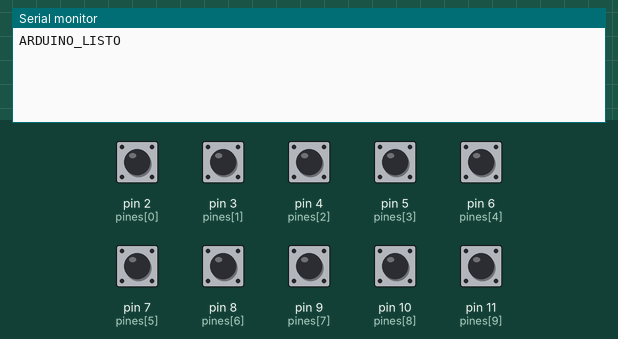
Recording of a sketch running on a simulated Arduino Uno, built with avr-gcc and run on an emulated ATmega328P. On the bench: the last lines printed to the serial monitor. The test bench sets the inputs (shaded band); at power-on: pin 2 (pines[0]), pin 3 (pines[1]), pin 4 (pines[2]), pin 5 (pines[3]), pin 6 (pines[4]), pin 7 (pines[5]), pin 8 (pines[6]), pin 9 (pines[7]), pin 10 (pines[8]), pin 11 (pines[9]) HIGH.

Above: at 1.2 s.
1.3 s: pin 2 (pines[0]) pulled LOW for 0.15 s
At 2.6 s:
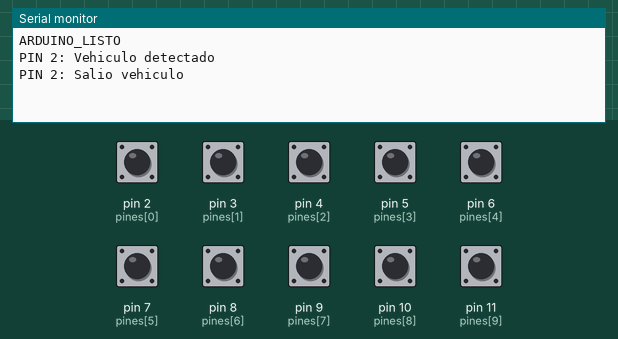
2.9 s: pin 8 (pines[6]) pulled LOW for 0.15 s
At 3.9 s:
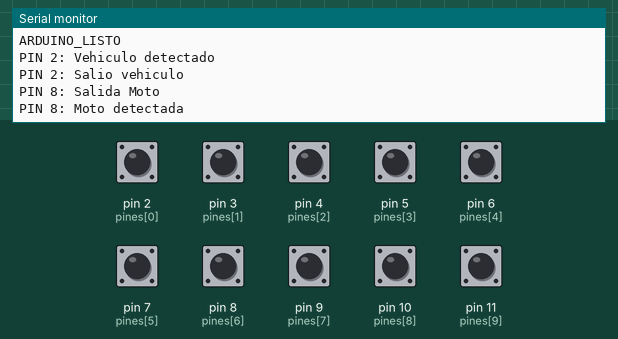
4.5 s: pin 3 (pines[1]) pulled LOW for 0.15 s
At 4.64 s:
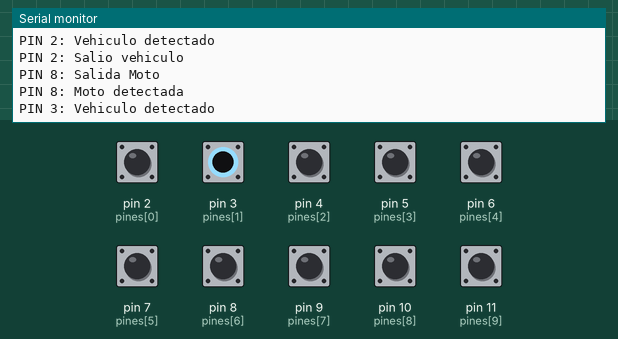
6.1 s: pin 4 (pines[2]) pulled LOW for 0.15 s
At 7.4 s:
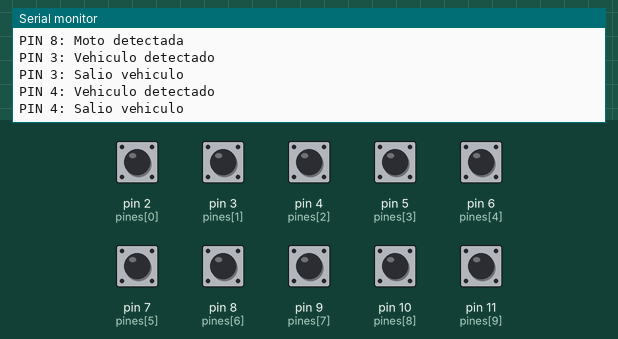
7.7 s: pin 5 (pines[3]) pulled LOW for 0.15 s
At 9.0 s:
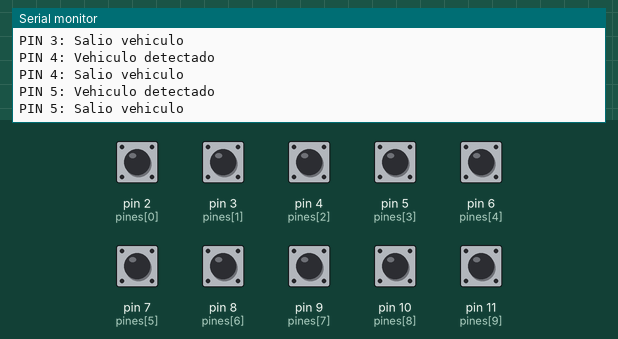
9.3 s: pin 6 (pines[4]) pulled LOW for 0.15 s
At 10.3 s:
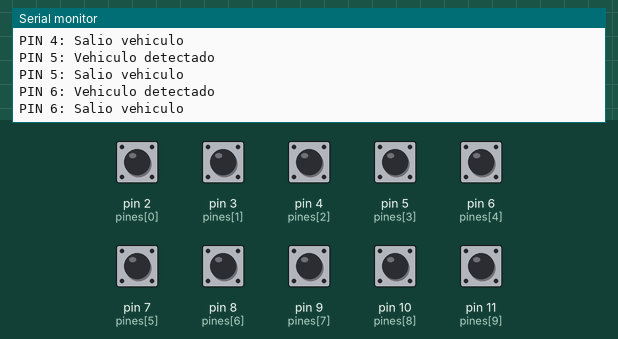

Measured:
- after the input at 1.3 s, the serial monitor: prints a new line at once (image 1)
- after the input at 2.9 s, the serial monitor: prints a new line at once (image 2)
- after the input at 4.5 s, the serial monitor: prints a new line at once (image 3)
- after the input at 6.1 s, the serial monitor: prints a new line at once (image 4)
- after the input at 7.7 s, the serial monitor: prints a new line at once (image 5)
- after the input at 9.3 s, the serial monitor: prints a new line at once (image 6)

The sketch:

arduino_sensores.ino
```cpp
// --- Pines usados del 2 al 11 ---
const int pines[] = { 2, 3, 4, 5, 6, 7, 8, 9, 10, 11 };
const int numPines = 10;

// --- Aquí se guarda el estado anterior de cada pin ---
int estadosAnteriores[numPines];

// --- Identificación de sensores Hall ---
bool esHall(int pin) {
  return (pin == 8 || pin == 9 || pin == 10);
}

void setup() {
  Serial.begin(9600);

  for (int i = 0; i < numPines; i++) {
    pinMode(pines[i], INPUT_PULLUP);
    estadosAnteriores[i] = HIGH;
  }

  Serial.println("ARDUINO_LISTO");
}

void loop() {

  for (int i = 0; i < numPines; i++) {

    int estadoActual = digitalRead(pines[i]);

    if (estadoActual != estadosAnteriores[i]) {

      Serial.print("PIN ");
      Serial.print(pines[i]);
      Serial.print(": ");

      if (esHall(pines[i])) {
        if (estadoActual == HIGH) Serial.println("Moto detectada");
        else Serial.println("Salida Moto");
      } else {
        if (estadoActual == LOW) Serial.println("Vehiculo detectado");
        else Serial.println("Salio vehiculo");
      }

      estadosAnteriores[i] = estadoActual;
    }
  }

  delay(50);
}
```
